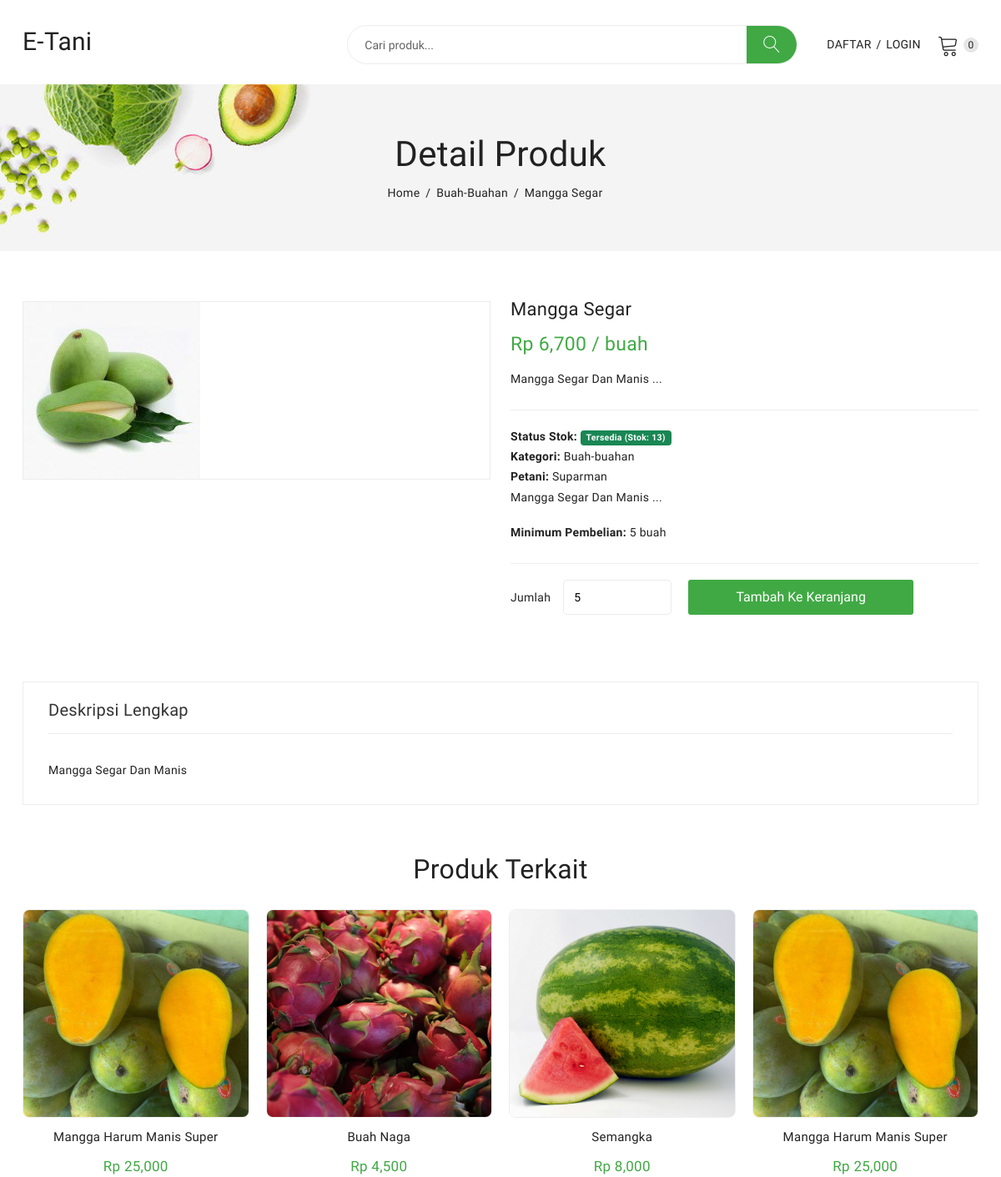
The app's page /detail_produk.php?id=8, older data.
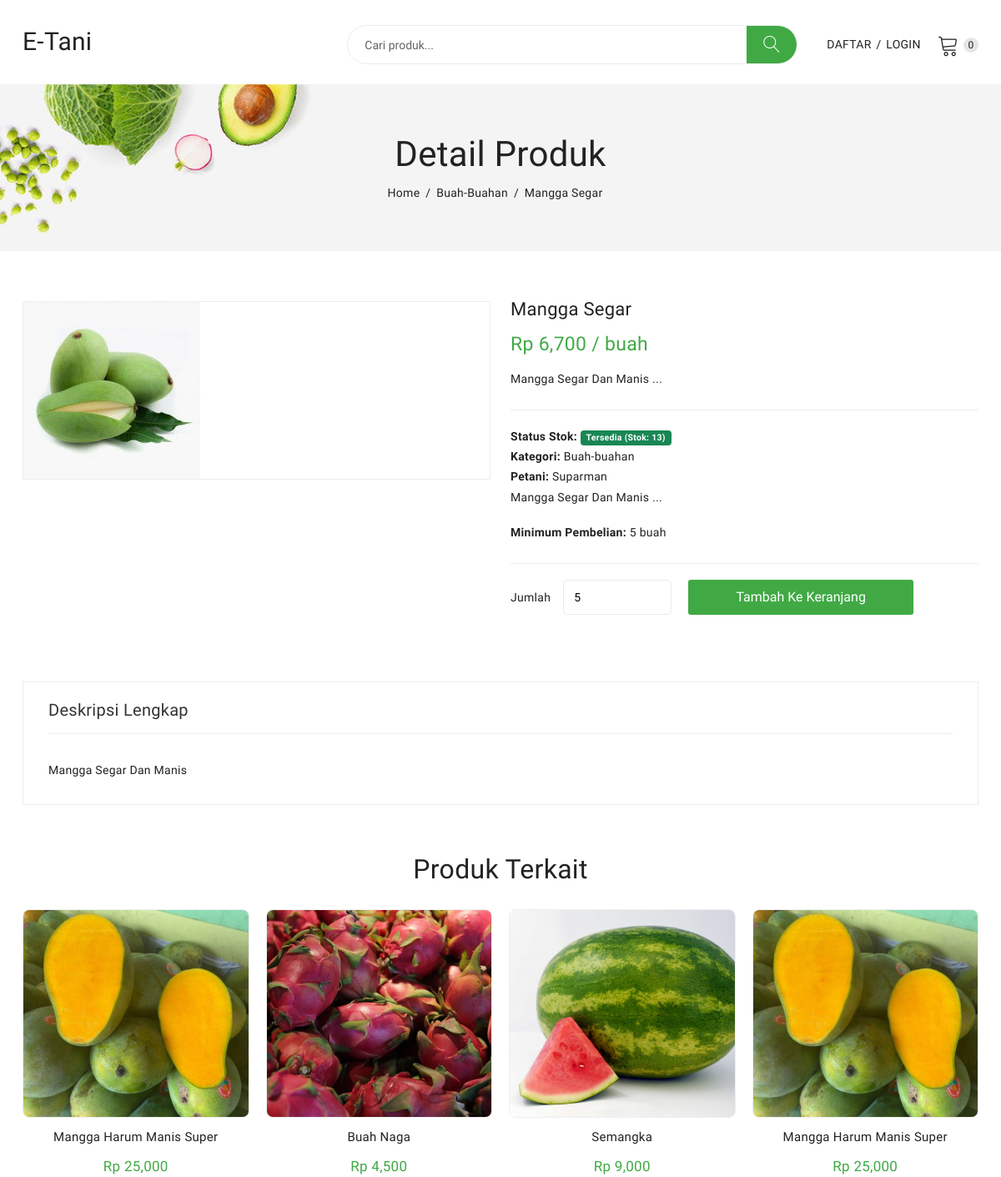
The same page, newer data.
### tables this page shows
CREATE TABLE `produk` (
  `id_produk` int(11) NOT NULL,
  `id_petani` int(11) NOT NULL,
  `id_kategori` int(11) NOT NULL,
  `nama_produk` varchar(255) NOT NULL,
  `deskripsi` text NOT NULL,
  `harga` decimal(10,0) NOT NULL,
  `satuan` varchar(20) NOT NULL COMMENT 'Contoh: kg, ikat, buah',
  `stok` int(11) NOT NULL,
  `foto_produk` varchar(255) NOT NULL,
  `status_produk` enum('Tersedia','Habis') NOT NULL DEFAULT 'Tersedia',
  `tgl_upload` timestamp NULL DEFAULT current_timestamp(),
  `minimum_pembelian` int(11) DEFAULT 1
);

### detail_produk.php (the view, shortened to what the changed rows need)
<?php
include 'admin/inc/koneksi.php';
$id_produk = (int)$_GET['id'];
$query_produk = $con->query("SELECT
                                p.*,
                                k.nama_kategori,
                                pt.nama_petani
                            FROM produk p
                            JOIN kategori_produk k ON p.id_kategori = k.id_kategori
                            JOIN petani pt ON p.id_petani = pt.id_petani
                            WHERE p.id_produk = '$id_produk' AND p.status_produk = 'Tersedia'");
$produk = $query_produk->fetch_assoc();
include 'header.php';
$id_kategori_terkait = $produk['id_kategori'];
$query_terkait = $con->query("SELECT * FROM produk
                              WHERE id_kategori = '$id_kategori_terkait'
                              AND id_produk != '$id_produk'
                              AND status_produk = 'Tersedia'
                              LIMIT 4");
?>
<div class="product_details mt-60 mb-60">
    <div class="container">
        <div class="row">
            <div class="col-lg-6 col-md-6">
                <div class="product_d_right">
                    <form action="keranjang.php?aksi=tambah&id=<?= $produk['id_produk']; ?>" method="POST">
                        <h1><?= htmlspecialchars($produk['nama_produk']); ?></h1>
                    </form>
                </div>
            </div>
        </div>
    </div>
</div>
<?php if ($query_terkait->num_rows > 0) : ?>
    <section class="related_product_area mb-50">
        <div class="container">
            <div class="row">
                <div class="col-12">
                    <div class="section_title">
                        <h2>Produk Terkait</h2>
                    </div>
                    <div class="product_carousel product_column4 owl-carousel">
                        <?php while ($terkait = $query_terkait->fetch_assoc()): ?>
                            <div class="single_product">
                                <div class="product_thumb">
                                    <a class="primary_img" href="detail_produk.php?id=<?= $terkait['id_produk']; ?>">
                                        <img class="gambar-produk-seragam" src="admin/images/produk/<?= $terkait['foto_produk']; ?>" alt="">
                                    </a>
                                </div>
                                <div class="product_content">
                                    <h4 class="product_name"><a href="detail_produk.php?id=<?= $terkait['id_produk']; ?>"><?= htmlspecialchars($terkait['nama_produk']); ?></a></h4>
                                    <div class="price_box">
                                        <span class="current_price">Rp <?= number_format($terkait['harga']); ?></span>
                                    </div>
                                </div>
                            </div>
                        <?php endwhile; ?>
                    </div>
                </div>
            </div>
        </div>
    </section>
<?php endif; ?>
<?php
include 'footer.php';
?>

Row changes from the older to the newer data that the page shows:
changed produk "Semangka": harga "8,000" → "9,000"
